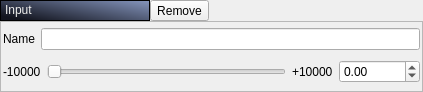
<?xml version="1.0" encoding="UTF-8"?>
<ui version="4.0">
 <class>InputPanel</class>
 <widget class="QWidget" name="InputPanel">
  <property name="geometry">
   <rect>
    <x>0</x>
    <y>0</y>
    <width>423</width>
    <height>92</height>
   </rect>
  </property>
  <property name="windowTitle">
   <string>Form</string>
  </property>
  <layout class="QVBoxLayout" name="verticalLayout_2">
   <property name="spacing">
    <number>0</number>
   </property>
   <property name="leftMargin">
    <number>0</number>
   </property>
   <property name="topMargin">
    <number>0</number>
   </property>
   <property name="rightMargin">
    <number>0</number>
   </property>
   <property name="bottomMargin">
    <number>0</number>
   </property>
   <item>
    <layout class="QHBoxLayout" name="horizontalLayout_4">
     <item>
      <widget class="QFrame" name="frame_2">
       <property name="minimumSize">
        <size>
         <width>150</width>
         <height>0</height>
        </size>
       </property>
       <property name="styleSheet">
        <string notr="true">.QFrame {background-color: qlineargradient(spread:pad, x1:0, y1:0.739, x2:0.965174, y2:0.034, stop:0 rgba(19, 21, 31, 255), stop:1 rgba(130, 146, 185, 255))}</string>
       </property>
       <property name="frameShape">
        <enum>QFrame::StyledPanel</enum>
       </property>
       <property name="frameShadow">
        <enum>QFrame::Plain</enum>
       </property>
       <layout class="QHBoxLayout" name="horizontalLayout_3">
        <property name="leftMargin">
         <number>4</number>
        </property>
        <property name="topMargin">
         <number>1</number>
        </property>
        <property name="rightMargin">
         <number>60</number>
        </property>
        <property name="bottomMargin">
         <number>1</number>
        </property>
        <item>
         <widget class="QLabel" name="label_4">
          <property name="sizePolicy">
           <sizepolicy hsizetype="Preferred" vsizetype="Fixed">
            <horstretch>0</horstretch>
            <verstretch>0</verstretch>
           </sizepolicy>
          </property>
          <property name="styleSheet">
           <string notr="true">color: rgb(238, 238, 236);
font: 12pt &quot;Sans&quot;;</string>
          </property>
          <property name="text">
           <string>Input</string>
          </property>
         </widget>
        </item>
       </layout>
      </widget>
     </item>
     <item>
      <widget class="QToolButton" name="remove">
       <property name="text">
        <string>Remove</string>
       </property>
       <property name="icon">
        <iconset resource="../../icons.qrc">
         <normaloff>:/icon/remove</normaloff>:/icon/remove</iconset>
       </property>
      </widget>
     </item>
     <item>
      <spacer name="horizontalSpacer">
       <property name="orientation">
        <enum>Qt::Horizontal</enum>
       </property>
       <property name="sizeHint" stdset="0">
        <size>
         <width>40</width>
         <height>20</height>
        </size>
       </property>
      </spacer>
     </item>
    </layout>
   </item>
   <item>
    <widget class="QFrame" name="frame">
     <property name="frameShape">
      <enum>QFrame::StyledPanel</enum>
     </property>
     <property name="frameShadow">
      <enum>QFrame::Raised</enum>
     </property>
     <layout class="QVBoxLayout" name="verticalLayout">
      <property name="leftMargin">
       <number>2</number>
      </property>
      <property name="topMargin">
       <number>2</number>
      </property>
      <property name="rightMargin">
       <number>2</number>
      </property>
      <property name="bottomMargin">
       <number>2</number>
      </property>
      <item>
       <layout class="QHBoxLayout" name="horizontalLayout_2">
        <item>
         <widget class="QLabel" name="label">
          <property name="text">
           <string>Name</string>
          </property>
         </widget>
        </item>
        <item>
         <widget class="QLineEdit" name="lineEdit"/>
        </item>
       </layout>
      </item>
      <item>
       <layout class="QHBoxLayout" name="horizontalLayout">
        <item>
         <widget class="QLabel" name="min">
          <property name="text">
           <string>-10000</string>
          </property>
         </widget>
        </item>
        <item>
         <widget class="QSlider" name="horizontalSlider">
          <property name="minimumSize">
           <size>
            <width>200</width>
            <height>0</height>
           </size>
          </property>
          <property name="orientation">
           <enum>Qt::Horizontal</enum>
          </property>
         </widget>
        </item>
        <item>
         <widget class="QLabel" name="max">
          <property name="text">
           <string>+10000</string>
          </property>
         </widget>
        </item>
        <item>
         <widget class="QDoubleSpinBox" name="doubleSpinBox">
          <property name="minimum">
           <double>-10000.000000000000000</double>
          </property>
          <property name="maximum">
           <double>10000.000000000000000</double>
          </property>
         </widget>
        </item>
       </layout>
      </item>
     </layout>
    </widget>
   </item>
  </layout>
 </widget>
 <resources>
  <include location="../../icons.qrc"/>
 </resources>
 <connections/>
</ui>
